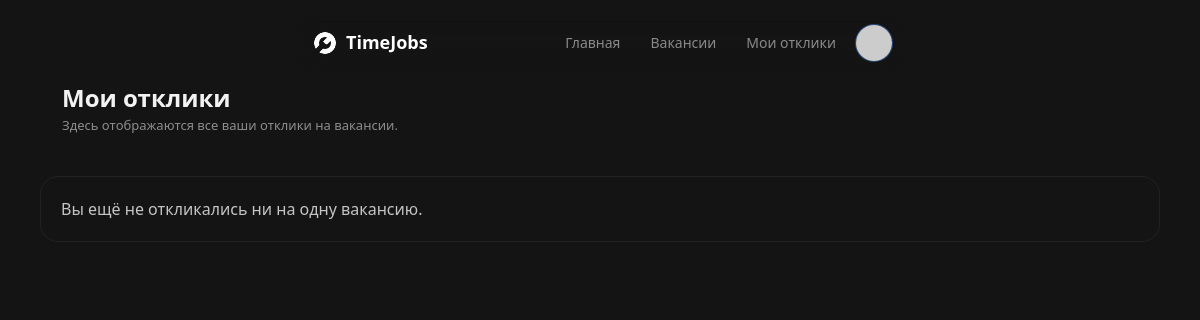
Page /my-applications (signed in) on the earlier database version.
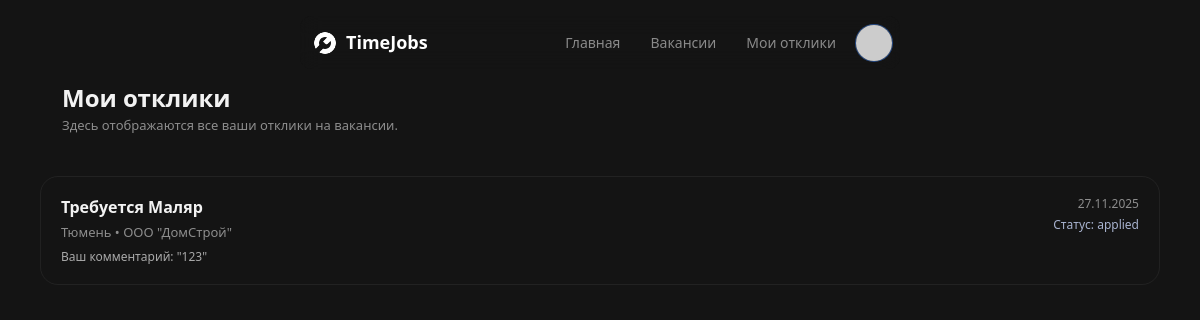
Same page on the later database version.
### app.py (models this page shows)
class Application(db.Model):
    id = db.Column(db.Integer, primary_key=True)
    job_id = db.Column(db.Integer, db.ForeignKey('job.id'), nullable=False)
    worker_id = db.Column(db.Integer, db.ForeignKey('user.id'), nullable=False)
    note = db.Column(db.Text)
    status = db.Column(db.String(20), default='applied')  # applied, accepted, rejected
    created_at = db.Column(db.DateTime, default=datetime.datetime.utcnow)
    job = db.relationship('Job', backref='applications')
    worker = db.relationship('User')
    __table_args__ = (
        UniqueConstraint('job_id', 'worker_id', name='uq_job_worker'),
    )

class Job(db.Model):
    id = db.Column(db.Integer, primary_key=True)
    employer_id = db.Column(db.Integer, db.ForeignKey('user.id'), nullable=False)
    title = db.Column(db.String(200), nullable=False)
    description = db.Column(db.Text)
    city = db.Column(db.String(120))
    specialization = db.Column(db.String(120))
    wage = db.Column(db.Float, default=0)
    pay_type = db.Column(db.String(20), default='shift')  # shift, hourly
    duration_days = db.Column(db.Integer, default=1)
    status = db.Column(db.String(20), default='pending')  # pending, approved, rejected
    created_at = db.Column(db.DateTime, default=datetime.datetime.utcnow)
    employer = db.relationship('User', backref='jobs')

### app.py (the view)
@app.route('/my-applications')
@login_required
def my_applications():
    if current_user.role != 'worker':
        flash('Страница доступна только соискателям', 'error')
        return redirect(url_for('index'))
    apps = Application.query.filter_by(worker_id=current_user.id) \
                            .order_by(Application.created_at.desc()).all()
    return render_template('my_applications.html', applications=apps)

### app.py (called while the page is built)
@login_manager.user_loader
def load_user(user_id):
    return User.query.get(int(user_id))

@app.context_processor
def inject_globals():
    import urllib.parse
    def default_avatar(name):
        n = urllib.parse.quote_plus(name or "U")
        return f"https://ui-avatars.com/api/?background=4CFA00&color=fff&name={n}"
    return dict(current_user=current_user, default_avatar=default_avatar)

### templates/my_applications.html (shortened to what this page needs)
{% extends "base.html" %}
{% block content %}
<div class="profile-page">
    <div class="profile-inner">
        <div class="profile-hero">
            <div class="profile-hero-left">
                <div>
                    <h1 class="text-18-600" style="font-size: 24px;">Мои отклики</h1>
                    <p class="profile-text" style="font-size: 13px; color: hsl(var(--twc-grey-400));">
                        Здесь отображаются все ваши отклики на вакансии.
                    </p>
                </div>
            </div>
        </div>
        {% if not applications %}
        <div class="glass-card"
             style="padding: 20px; border-radius: 18px; border: 1px solid rgba(255,255,255,0.06); color: hsl(var(--twc-grey-200));">
            Вы ещё не откликались ни на одну вакансию.
        </div>
        {% else %}
        <div style="display: flex; flex-direction: column; gap: 16px; margin-top: 15px;">
            {% for app in applications %}
            <div class="glass-card"
                 style="
                    padding: 18px 20px;
                    border-radius: 18px;
                    border: 1px solid rgba(255,255,255,0.06);
                    display: flex;
                    justify-content: space-between;
                    align-items: flex-start;
                    gap: 16px;
                 ">
                <div>
                    <div class="text-18-600" style="font-size: 16px; margin-bottom: 4px;">
                        {{ app.job.title }}
                    </div>
                    <div class="profile-text" style="font-size: 13px; color: hsl(var(--twc-grey-400));">
                        {{ app.job.city or 'Город не указан' }} • {{ app.job.specialization or 'Специализация не указана' }}
                    </div>
                    {% if app.note %}
                    <div class="profile-text" style="font-size: 12px; color: hsl(var(--twc-grey-300)); margin-top: 6px;">
                        Ваш комментарий: "{{ app.note }}"
                    </div>
                    {% endif %}
                </div>
                <div style="text-align: right;">
                    <div style="font-size: 12px; color: hsl(var(--twc-grey-400));">
                        {{ app.created_at.strftime('%d.%m.%Y') }}
                    </div>
                    <div style="margin-top: 3px; font-size: 12px; color:
                        {% if app.status == 'approved' %} #4CFA00
                        {% elif app.status == 'pending' %} #FACC15
                        {% else %} #A8B3CF
                        {% endif %}
                    ;">
                        Статус: {{ app.status }}
                    </div>
                </div>
            </div>
            {% endfor %}
        </div>
        {% endif %}
    </div>
</div>
{% endblock %}

Differences in the rows shown:
added Application: job "Требуется Маляр", job "Тюмень", job "ООО \"ДомСтрой\"", note "123", created_at "27.11.2025", status "applied"
Other differences:
text no longer shown: "Вы ещё не откликались ни на одну вакансию."
